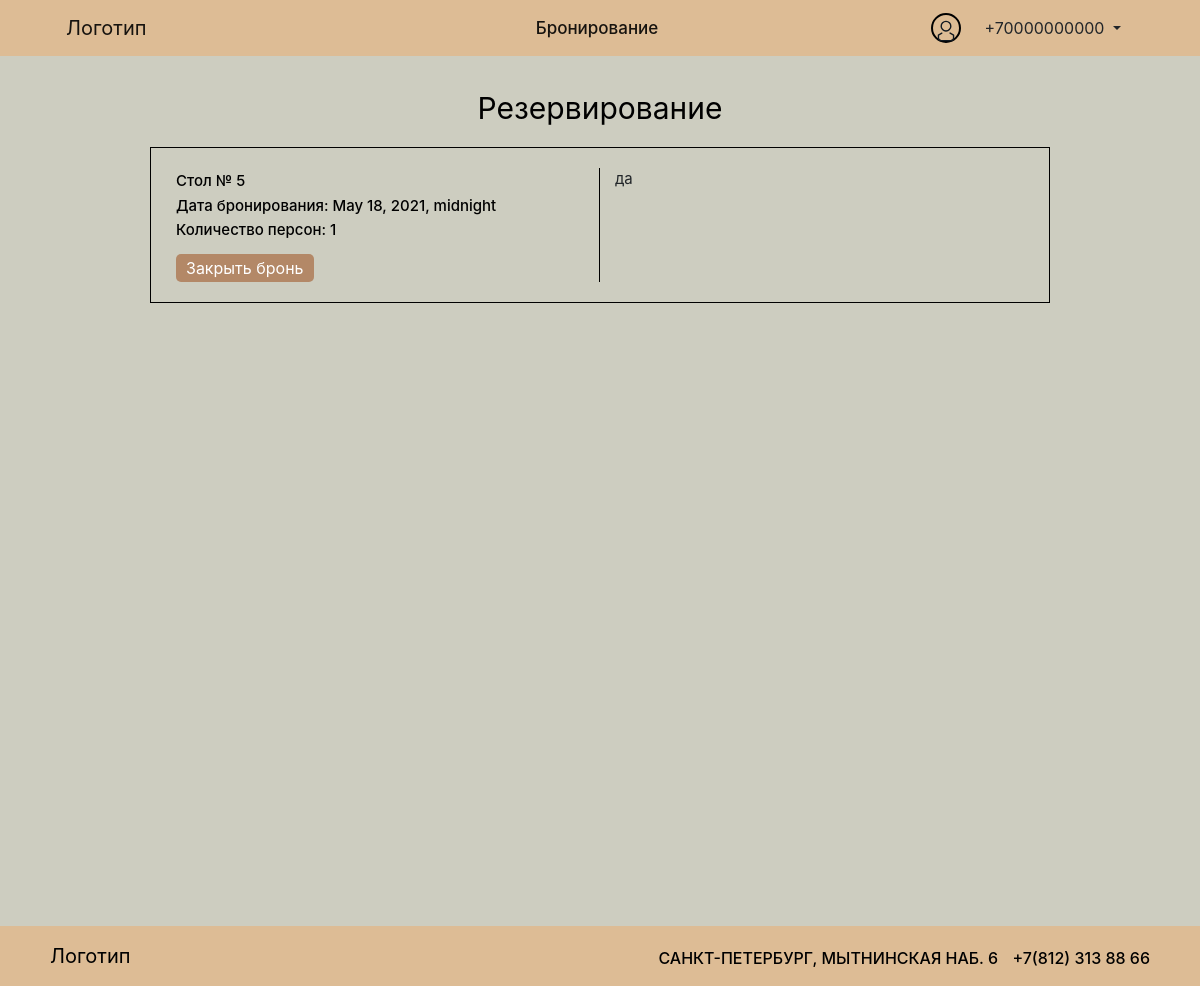
Screenshot of /worker-profile/ (signed in) with the database file from the repository.
### user/models.py (models this page shows, shortened)
class Profile(models.Model):
    ADMIN = 'ADM'
    CLIENT = 'CLI'
    WORKER = 'WOR'
    USER_PERMISSION_CHOICES = [
        (ADMIN, 'Админ'),
        (CLIENT, 'Пользователь'),
        (WORKER, 'Работник'),
    ]
    perm = models.CharField(
        max_length=3,
        choices=USER_PERMISSION_CHOICES,
        default=CLIENT
    )
    user = models.OneToOneField(User, on_delete=models.CASCADE)
    phone = models.TextField(max_length=12, blank=True)
    class Meta:
        verbose_name = 'Профиль'
        verbose_name_plural = 'Профили'

### project/models.py (models this page shows)
class Booking(models.Model):
    WAITING = 'WA'
    ACCEPTED = 'AC'
    REJECTED = 'RE'
    BOOKING_STATUS_CHOICES = [
        (WAITING, 'В ожидании'),
        (ACCEPTED, 'Подтверждено'),
        (REJECTED, 'Отклонено'),
    ]
    persons_num = models.PositiveIntegerField(default=1, validators=[MinValueValidator(1), MaxValueValidator(100)], verbose_name="количество человек")
    booked_at = models.DateTimeField(default=datetime.now)
    status = models.CharField(
        max_length=2,
        choices=BOOKING_STATUS_CHOICES,
        default=WAITING
    )
    closed = models.BooleanField(default=False, verbose_name="Бронь закрыта?")
    created_at = models.DateTimeField(auto_now_add=True)
    updated_at = models.DateTimeField(auto_now=True)
    user = models.ForeignKey(User, on_delete=models.CASCADE, verbose_name="Пользователь, создавший бронь")
    table = models.ForeignKey(Table, on_delete=models.CASCADE, verbose_name="Стол")
    preorder = models.ForeignKey(Preorder, on_delete=models.CASCADE, verbose_name="Предзаказ")
    class Meta:
        verbose_name = 'Бронирование'
        verbose_name_plural = 'Бронирования'

class Table(models.Model):
    number = models.PositiveIntegerField()
    seats_num = models.PositiveIntegerField()
    user = models.ForeignKey(User, on_delete=models.CASCADE)
    created_at = models.DateTimeField(auto_now_add=True)
    updated_at = models.DateTimeField(auto_now=True)
    class Meta:
        verbose_name = 'Стол'
        verbose_name_plural = 'Столы'

class Preorder(models.Model):
    number = models.PositiveIntegerField()
    created_at = models.DateTimeField(auto_now_add=True)
    updated_at = models.DateTimeField(auto_now=True)
    dishes = models.CharField(max_length=255, default="Предварительный заказ отсутствует.", verbose_name="Блюда")
    class Meta:
        verbose_name = 'Предзаказ'
        verbose_name_plural = 'Предзаказы'

### project/views.py (the view, shortened to what this page needs)
# urls.py: path('worker-profile/', views.WorkerView.as_view()),
@method_decorator([login_required], name='dispatch')
class WorkerView(View):
    template_name = 'worker_profile.html'
    def get_context(self):
        context = {}
        bookings = Booking.objects.filter(status='AC', closed=False)
        context['bookings'] = bookings
        return context
    def get(self, request, *args, **kwargs):
        context = self.get_context()
        return render(request, self.template_name, context)

### project/templates/worker_profile.html (shortened to what this page needs)
{% extends 'base.html' %}
{% block content %}
{% load static %}
<header>
  <nav class="navbar navbar-expand-lg navbar-light">
    <a class="navbar-brand" href="/">Логотип</a>
    <div class="collapse navbar-collapse navbar__actions" id="navbarSupportedContent" style="margin-left: 100px;">
      <ul class="navbar-nav navbar__actions_references" style="margin-right: auto; margin-left: auto;;">
        <li class="nav-item active" onclick="Nav(this)">
          <a class="nav-link" href="/worker-profile/">Бронирование</a>
        </li>
      </ul>
      <form class="form-inline my-2 my-lg-0 navbar__actions_button">
        <div class="profile_avatar">
          <img src="{% static 'img/human_icon.svg' %}" alt="">
        </div>
        <div class="dropdown">
          <a class="btn  dropdown-toggle" href="#" role="button" id="dropdownMenuLink" data-toggle="dropdown" aria-haspopup="true" aria-expanded="false">
            {{ user.profile.phone }}
          </a>
        </div>
      </form>
    </div>
  </nav>
</header>
<main style="padding-left: 150px;padding-right: 150px;">
  <div class="bookingForm">
    <div class="bookingForm__title">
      <p>Резервирование</p>
    </div>
    <div class="profile__inputs_field">
      <div class="historyBlock">
      {% for booking in bookings %}
        <div class="historyBlock_oneblock row">
          <div class="col-6" style="border-right: 1px solid black">
            <p class="historyBlock_oneblock_text">Стол № {{ booking.table.number }}
            </p>
            <p class="historyBlock_oneblock_text">Дата бронирования: {{ booking.booked_at }}</p>
            <p class="historyBlock_oneblock_text">Количество персон: {{ booking.persons_num }}</p>
            <form action="/worker-profile/" method="post">
              <button type="submit" name="delete" value="{{ booking.id }}" class="close_booking">Закрыть бронь</button>
            </form>
          </div>
          <div class="col-6">
            <p class="historyBlock_order_text">{{ booking.preorder.dishes }}</p>
          </div>
        </div>
      {% endfor %}
      </div>
    </div>
  </div>
</main>
{% endblock %}

### static/css/style.css (style rules this page uses)
body { width: 100%; background: #CDCDC0; min-height: 100vh; position: relative; }
a { color: black; }
header { background: #DDBC95; padding: 0 50px; position: fixed; width: 100%; z-index: 1000; top: 0; }
button { border: 0; }
.navbar__actions_references { margin-left: auto; margin-right: auto; }
.navbar__actions_references .nav-item { margin: 0 9px; font-size: 17px; line-height: 16px; color: #000000; font-weight: 500; }
.profile_avatar { width: 30px; height: 30px; border: 2px solid black; border-radius: 15px; padding: 2px; margin-right: 10px; }
.bookingForm { margin-top: 86px; margin-bottom: 20vh; }
.bookingForm__title p { color: black; text-align: center; font-size: 30px; }
.historyBlock { border: 1px solid black; }
.historyBlock_oneblock { padding: 20px 25px; }
.historyBlock_oneblock_text { margin: 2px 0; font-size: 15px; color: black; font-weight: 500; }
.historyBlock_order_text { font-size: 15px; }
.close_booking { margin-top: 10px; border-radius: 5px; background-color: #B38867; color: white; padding: 2px 10px; }

### rows the page displays
Booking: table.number "5", booked_at "May 18, 2021, midnight", persons_num "1", {{ booking.id }} 18 (drawn), preorder.dishes "да"

### other values shown
{{ user.profile.phone }} "+70000000000"
